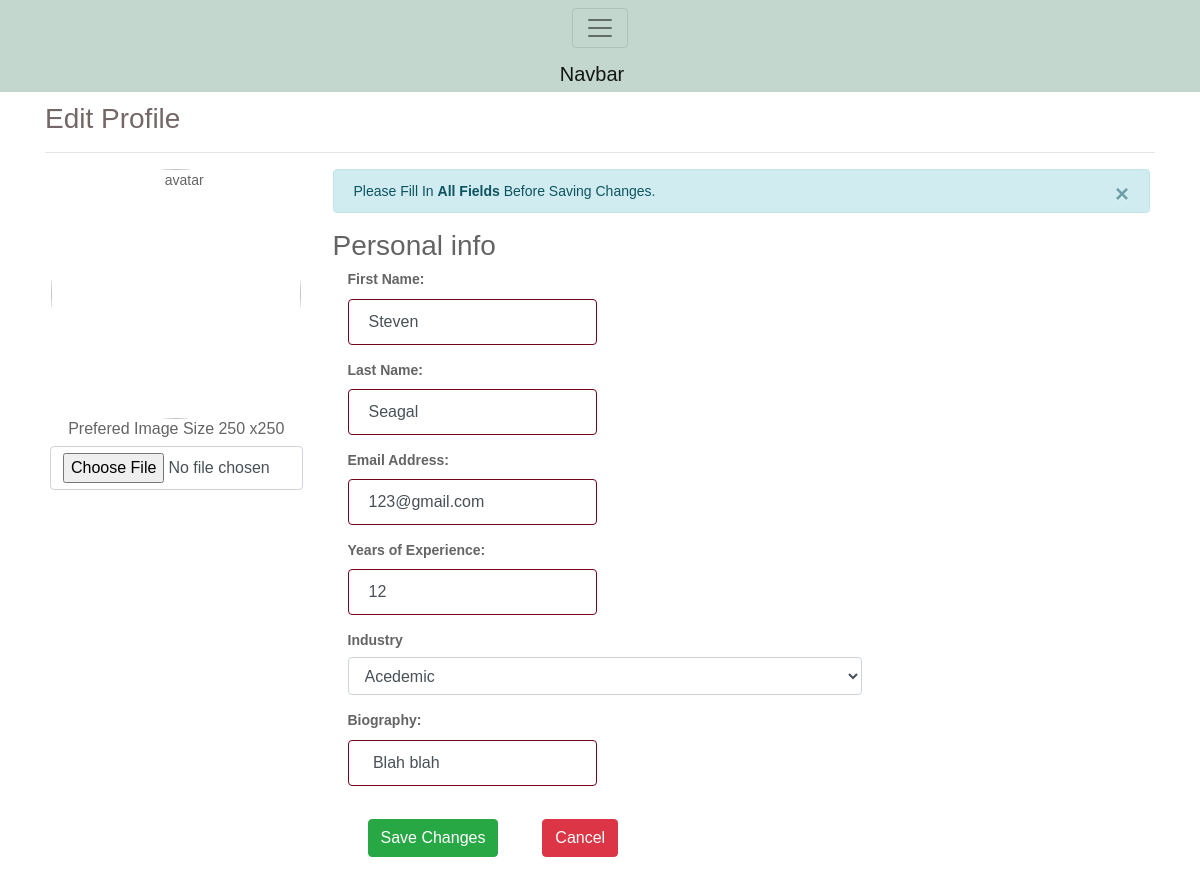
The page /old_files/editProfile.php?id=2 on the database its author committed.
### tables this page shows
CREATE TABLE IF NOT EXISTS `newuser` (
  `id` int(100) NOT NULL AUTO_INCREMENT,
  `first` varchar(128) NOT NULL,
  `last` varchar(128) NOT NULL,
  `uid` varchar(128) NOT NULL,
  `pwd` varchar(1000) NOT NULL,
  `email` varchar(255) NOT NULL,
  `years` int(11) NOT NULL,
  `industry` enum('it','retail','medical','manual labour','academic','accountancy and finance','architecture/design','childcare','drivers','education/training','graduate','hair and beauty','motor industry') DEFAULT NULL,
  `bio` varchar(1000) NOT NULL,
  `userPic` varchar(200) NOT NULL,
  `profile` varchar(200) NOT NULL,
  PRIMARY KEY (`id`)
);

### old_files/editProfile.php (the view, shortened to what this page needs)
<?php
include_once("dbh.php");
?>
<?php
$id = $_GET['id'];
$result = mysqli_query($conn, "SELECT * FROM newuser WHERE id=$id");
while($res = mysqli_fetch_array($result))
{
	$firstName = $res['first'];
	$lastName = $res['last'];
    $email = $res['email'];
    $yearsXP = $res['years'];
	$bio = $res['bio'];
}
?>
<?php
	require_once 'imageUploadConnection.php';
	if(isset($_GET['id']) && !empty($_GET['id']))
	{
		$id = $_GET['id'];
		$stmt_edit = $conn->prepare('SELECT id,first,last,years,industry,bio,userPic FROM newuser WHERE id =:uid');
		$stmt_edit->execute(array(':uid'=>$id));
		$edit_row = $stmt_edit->fetch(PDO::FETCH_ASSOC);
		extract($edit_row);
	}
	else
	{
		header("Location: userprofile.php");
	}
				?>
<head>
	<link rel="stylesheet" href="https://maxcdn.bootstrapcdn.com/bootstrap/4.0.0-alpha.6/css/bootstrap.min.css"
>
	<link href="css/custom.css" rel="stylesheet"/>
</head>
<body>
		<nav class="navbar navbar-toggleable-md navbar-light bg-faded">
  <button class="navbar-toggler navbar-toggler-right" type="button" data-toggle="collapse" data-target="#navbarNavAltMarkup" aria-controls="navbarNavAltMarkup" aria-expanded="false" aria-label="Toggle navigation">
    <span class="navbar-toggler-icon"></span>
  </button>
  <a class="navbar-brand" href="#">Navbar</a>
</nav>
	<form method="post" enctype="multipart/form-data" class="form-horizontal" role="form">
	<div class="container">
    <h1>Edit Profile</h1>
  	<hr>
	<div class="row">
      <div class="col-md-3">
        <div class="text-center">
		<img src="user_images/<?php echo $userPic; ?>" height="250" width="250" class="rounded-circle" alt="avatar" />
          <h6>Prefered Image Size 250 x250</h6>
          <input type="file" name="user_image" class="form-control" accept="image/*">
        </div>
	  </div>
	  <div class="col-md-9 personal-info">
        <div class="alert alert-info alert-dismissable">
          <a class="panel-close close" data-dismiss="alert">×</a>
          Please Fill In <strong>All Fields</strong> Before Saving Changes.
        </div>
		<h3>Personal info</h3>
		<div class="form-group">
            <label class="col-lg-3 control-label">First Name:</label>
            <div class="col-lg-8">
			<input class="form-control" type="text" name="first_name" value="<?php echo $firstName; ?>" required />
            </div>
		</div>
		<div class="form-group">
            <label class="col-lg-3 control-label">Last Name:</label>
            <div class="col-lg-8">
			<input class="form-control" type="text" name="last_name" value="<?php echo $lastName; ?>" required />
            </div>
		</div>
		<div class="form-group">
            <label class="col-lg-3 control-label">Email Address:</label>
            <div class="col-lg-8">
			<input class="form-control" type="text" name="email_Address" value="<?php echo $email; ?>" required />
            </div>
		</div>
		<div class="form-group">
            <label class="col-lg-3 control-label">Years of Experience:</label>
            <div class="col-lg-8">
			<input class="form-control" type="text" name="years_XP" value="<?php echo $yearsXP; ?>" required />
            </div>
		</div>
		<div class="form-group">
            <label class="col-lg-3 control-label">Industry</label>
            <div class="col-lg-8">
              <div class="ui-select">
                <select name="industry_Type" class="form-control">
                  <option value="academic">Acedemic</option>
                </select>
              </div>
            </div>
          </div>
		<div class="form-group">
            <label class="col-lg-3 control-label">Biography:</label>
            <div class="col-lg-8">
			<input class="form-control" type="text" name="biography" value="<?php echo $bio; ?>" required />
            </div>
        </div>
	<div class="form-group">
            <label class="col-md-3 control-label"></label>
            <div class="col-md-8">
			<button type="submit" name="btn_save_updates" class="btn btn-success"> Save Changes</button>
              <button type="submit" name="cancel" class="btn btn-danger">Cancel </button>
            </div>
		  </div>
		  </div>
        </div>
		</div>
</form>
</body>
</html>

### rows shown on the page
newuser: first_name "Steven", last_name "Seagal", email_Address "123@gmail.com", years_XP "12", biography "Blah blah"
